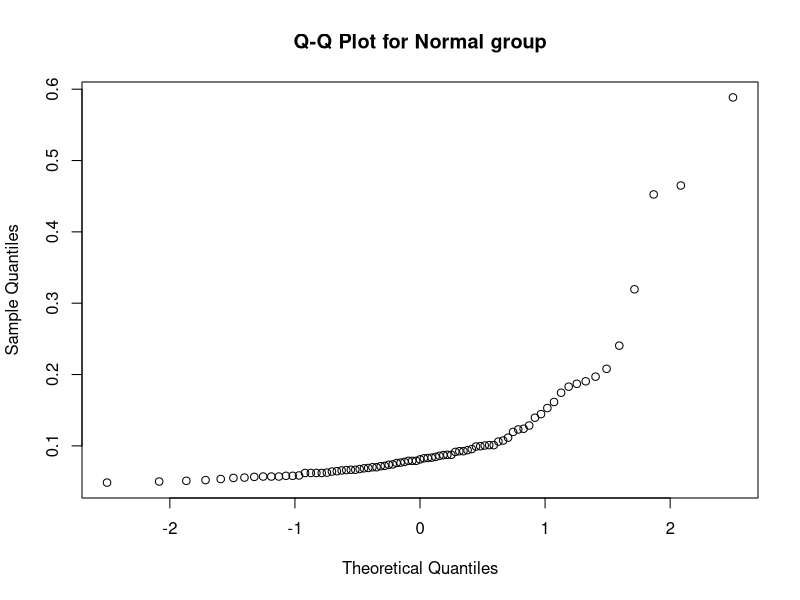
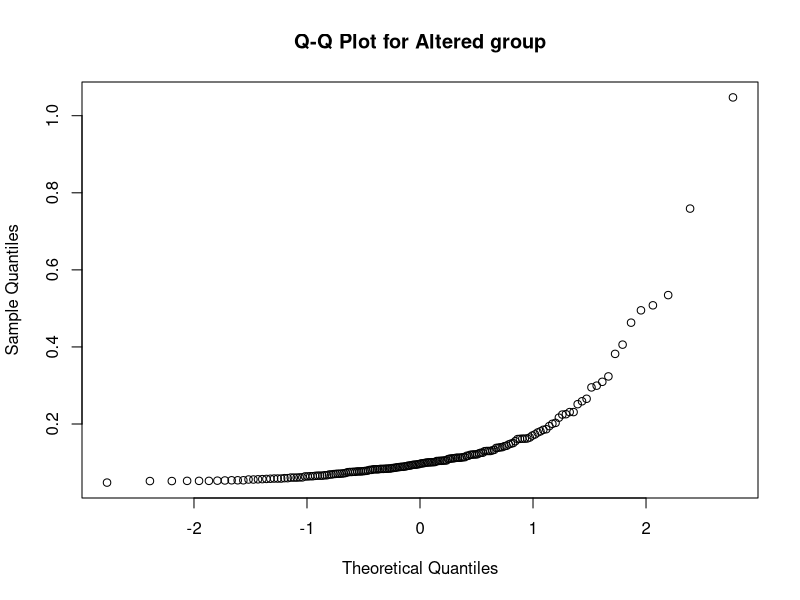

Write R code to recreate these figures, in order. (Note: this script raises an error after producing the figures.)
## ---- chunk 1
library(tidyverse)
library(viridis)
library(patchwork)
library(arsenal)
library(dplyr)
knitr::opts_chunk$set(
  fig.width = 6,
  fig.asp = 0.6,
  out.width = "100%",
  message = F,
  echo = F,
  warning = F
)
theme_set(theme_minimal() + theme(legend.position = "bottom"))
options(
  ggplot2.continuous.colour = "viridis",
  ggplot2.continuous.fill = "viridis",
  digits = 3
)
scale_colour_discrete = scale_color_viridis_d
scale_fill_discrete = scale_fill_viridis_d
set.seed(2844)
## ---- chunk 2
igm_df <- read.csv("./data/Antibodies.csv")


igm_df = 
  igm_df %>% 
  mutate(
    AgeCategory = as.factor(AgeCategory),
    Smell = as.factor(Smell),
    Gender = as.factor(Gender)
  )

my_labels <- list(AgeCategory = "Age(yrs)", Antibody_IgM = "IgM", Smell="Smell", Gender="Gender")
my_controls <- tableby.control(
               total = F,
               test=F,
               numeric.stats = c("meansd", "medianq1q3", "range", "Nmiss2"),
               cat.stats = c("countpct", "Nmiss2"),
               stats.labels = list(
               meansd = "Mean (SD)",
               medianq1q3 = "Median/IQR",
               range = "Min - Max",
               Nmiss2 = "Missing",
               countpct = "N (%)"))

tab1 <- tableby(Smell ~  Antibody_IgM, data = igm_df, control=my_controls)
summary(tab1, title = "Descriptive Statistics: Antibodies Data", labelTranslations = my_labels, text=T) %>% 
  knitr::kable()


rank_sum_norm = 
  igm_df %>%
  filter(Smell == "Normal") %>% 
  drop_na() %>% 
  select(Antibody_IgM)

rank_sum_alter = 
  igm_df %>% 
  filter(Smell == "Altered") %>%
  drop_na() %>% 
  select(Antibody_IgM)

qqnorm(rank_sum_norm$Antibody_IgM, main = "Q-Q Plot for Normal group")
qqnorm(rank_sum_alter$Antibody_IgM, main = "Q-Q Plot for Altered group")
## ---- chunk 3
rank_df = 
  igm_df %>% 
  filter(Smell != "Unanswered/Others") %>% 
  drop_na(Smell, Antibody_IgM)
rank_df = 
  rank_df %>% 
  mutate(
    rank = rank(Antibody_IgM)
  ) %>% 
  pivot_wider(
    names_from = Smell,
    values_from = Antibody_IgM
  ) %>% 
  arrange(rank) %>% 
  select(rank, Normal, Altered)
## ---- chunk 4
non_para_test =
  wilcox.test(rank_df %>% pull(Normal),rank_df %>% pull(Altered),mu = 0 ) %>% 
  broom::tidy()

t_1 = 
  rank_df %>% 
  drop_na(Normal) %>% 
  summarise(t1 = sum(rank)) %>% 
  pull(t1)

ties = 
  rank_df %>% 
  count(rank) %>% 
  filter(n>1) %>% 
  pull(n)

n_1 = nrow(drop_na(rank_df, Normal))

n_2 = nrow(drop_na(rank_df, Altered))

statistic =
  non_para_test$statistic +n_1*(n_1 + 1)/2

T = (abs(t_1 - n_1 * (n_1+n_2 + 1) / 2) - 0.5)

T = T/sqrt(n_1*n_2/12 * (n_1 +n_2 + 1 - sum(ties*(ties^2-1))/((n_1+n_2)*(n_1+n_2-1))))

rank_df %>% 
  head(10) %>% 
  knitr::kable()
## ---- chunk 5
knitr::include_graphics("./pic/p2a.jpg")

## ---- chunk 6
knitr::include_graphics("./pic/p2b.jpg")
## ---- chunk 7
gpa_data = read.csv("./data/GPA.csv")

plot(gpa_data$ACT, gpa_data$GPA)

reg_gpa = lm(GPA ~ ACT, data = gpa_data)
gpa_test = anova(reg_gpa)

beta_1 = 
  reg_gpa %>% 
  broom::tidy() %>% 
  filter(term == "ACT") %>% 
  pull(estimate)

beta_0 = 
  reg_gpa %>% 
  broom::tidy() %>% 
  filter(term != "ACT") %>% 
  pull(estimate)

std_beta_1 = 
  reg_gpa %>% 
  broom::tidy() %>% 
  filter(term == "ACT") %>% 
  pull(std.error)

## ---- chunk 8
pre_int <- predict(reg_gpa, interval = "prediction")

plot_data <- cbind(gpa_data, pre_int)

reg_plot <- ggplot(plot_data, aes(x = ACT, y = GPA)) +
  geom_point() +
  stat_smooth(method = lm)

reg_plot + 
  geom_line(aes(y = lwr), color = "red", linetype = "dashed") +
  geom_line(aes(y = upr), color = "red", linetype = "dashed") +
  ggtitle("Regression model of ACT test score and freshman year GPA")
## ---- chunk 9
confint(reg_gpa) %>% 
  knitr::kable()

## ---- chunk 10

ci_pred = predict(reg_gpa, data.frame(ACT = 28), interval = "confidence") %>% as.tibble()

lwr_ci = ci_pred %>% pull(lwr) 
upr_ci = ci_pred %>% pull(upr)
## ---- chunk 11
pi_pred = predict(reg_gpa, data.frame(ACT = 28), interval = "prediction") %>% as.tibble()

lwr_pi = pi_pred %>% pull(lwr) 
upr_pi = pi_pred %>% pull(upr)
